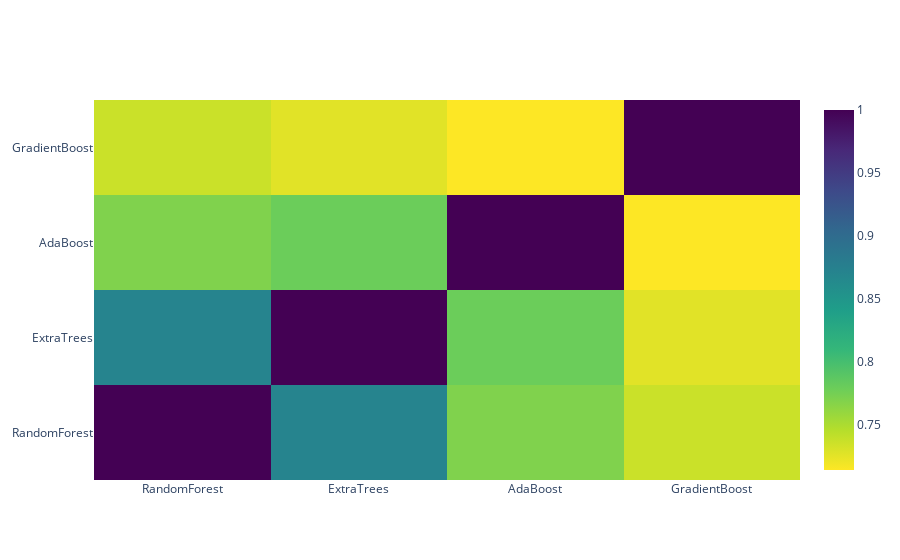

The code cell stored with this chart in its notebook:
### Code cell
data = [
    go.Heatmap(
        z= base_predictions_train.astype(float).corr().values ,
        x=base_predictions_train.columns.values,
        y= base_predictions_train.columns.values,
          colorscale='Viridis',
            showscale=True,
            reversescale = True
    )
]
py.iplot(data, filename='labelled-heatmap')

### Figure 1 — Plotly figure (JSON) as saved in the notebook; plotly's stock layout.template omitted (floating-point values rounded to 4 significant figures)
{"data": [{"colorscale": [[0, "#440154"], [0.1111, "#482878"], [0.2222, "#3e4989"], [0.3333, "#31688e"], [0.4444, "#26828e"], [0.5556, "#1f9e89"], [0.6667, "#35b779"], [0.7778, "#6ece58"], [0.8889, "#b5de2b"], [1, "#fde725"]], "reversescale": true, "showscale": true, "type": "heatmap", "x": ["RandomForest", "ExtraTrees", "AdaBoost", "GradientBoost"], "y": ["RandomForest", "ExtraTrees", "AdaBoost", "GradientBoost"], "z": [[1, 0.8712, 0.7698, 0.7365], [0.8712, 1, 0.7796, 0.7266], [0.7698, 0.7796, 1, 0.7143], [0.7365, 0.7266, 0.7143, 1]]}], "layout": {}}
